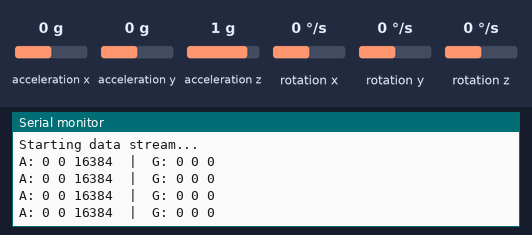
This sketch was run on a simulated ESP32. Shown: the last lines printed to the serial monitor. The test bench sets the inputs (shaded band); at power-on: acceleration x 0 g, acceleration y 0 g, acceleration z 1 g, rotation x 0 °/s, rotation y 0 °/s, rotation z 0 °/s. WiFi joins after 1.5 s; servers stay silent unless stated.

Above: at 3.8 s.
3.9 s: acceleration x set to -1.4 g
At 4.29 s:
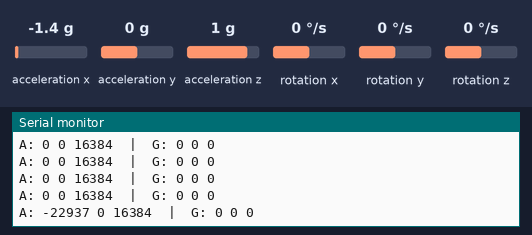
5.4 s: acceleration y set to -1.4 g
At 5.54 s:
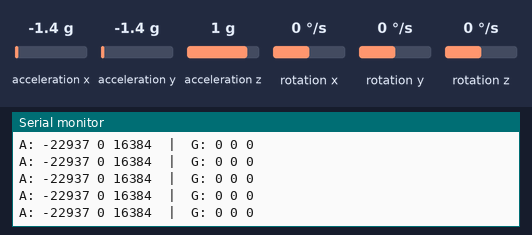
6.9 s: acceleration z set to -1.4 g
At 7.04 s:
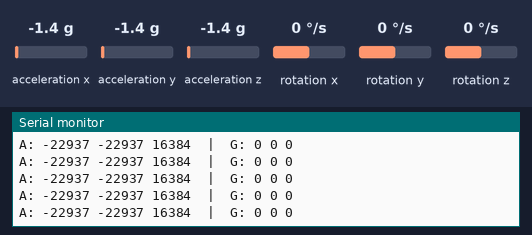
8.4 s: rotation x set to -192 °/s
At 8.54 s:
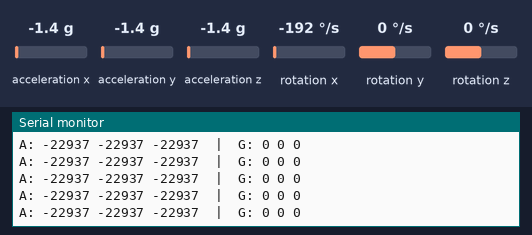
9.9 s: rotation y set to -192 °/s
At 10.04 s:
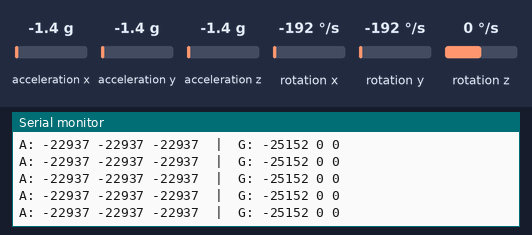

Measured:
- after the input at 3.9 s, the serial monitor: prints a new line after 0.21 s (image 1)

The sketch:

mpu_working.ino
```cpp
// mpu_udp_stream.ino
#include <Wire.h>
#include "I2Cdev.h"
#include "MPU6050.h"
#include <WiFi.h>
#include <WiFiUdp.h>

MPU6050 mpu;
WiFiUDP udp;

// --- NETWORK ---
const char* ssid     = "Redmi Note 13 Pro+ 5G";
const char* password = "nahidunga";
const char* hostIP   = "10.129.90.199"; // set to laptop IP
const uint16_t hostPort = 5005;

// timing
const unsigned long SAMPLE_INTERVAL = 5; // 5ms = 200 Hz
unsigned long lastSample = 0;

void setup() {
  Serial.begin(115200);
  delay(1000);
  Wire.begin(21, 22); // explicit SDA=21, SCL=22 for ESP32
  Serial.println("Initializing MPU6050...");
  mpu.initialize();
  if (mpu.testConnection()) {
    Serial.println("MPU6050 connected!");
  } else {
    Serial.println("MPU6050 NOT connected!");
  }

  // Connect to WiFi
  Serial.print("Connecting to WiFi");
  WiFi.begin(ssid, password);
  unsigned long t0 = millis();
  while (WiFi.status() != WL_CONNECTED && millis() - t0 < 10000) {
    delay(200);
    Serial.print('.');
  }
  Serial.println();

  if (WiFi.status() == WL_CONNECTED) {
    Serial.println("WiFi connected!");
    Serial.print("IP address: ");
    Serial.println(WiFi.localIP());
    Serial.print("Sending data to: ");
    Serial.print(hostIP);
    Serial.print(":");
    Serial.println(hostPort);
  } else {
    Serial.println("WiFi not connected (continuing)");
  }

  lastSample = millis();
  Serial.println("Starting data stream...");
}

void loop() {
  unsigned long now = millis();
  if (now - lastSample < SAMPLE_INTERVAL) return;
  lastSample = now;

  int16_t ax, ay, az, gx, gy, gz;
  mpu.getMotion6(&ax, &ay, &az, &gx, &gy, &gz);

  // Convert to physical units
  // Accel: +/-2g range, 16384 LSB/g
  float ax_ms2 = (float)ax / 16384.0 * 9.80665;
  float ay_ms2 = (float)ay / 16384.0 * 9.80665;
  float az_ms2 = (float)az / 16384.0 * 9.80665;

  // Gyro: +/-250 deg/s range, 131 LSB/(deg/s)
  float gx_dps = (float)gx / 131.0;
  float gy_dps = (float)gy / 131.0;
  float gz_dps = (float)gz / 131.0;

  // Build JSON message
  String msg = "{";
  msg += "\"ax\":" + String(ax_ms2, 3) + ",";
  msg += "\"ay\":" + String(ay_ms2, 3) + ",";
  msg += "\"az\":" + String(az_ms2, 3) + ",";
  msg += "\"gx\":" + String(gx_dps, 3) + ",";
  msg += "\"gy\":" + String(gy_dps, 3) + ",";
  msg += "\"gz\":" + String(gz_dps, 3) + ",";
  msg += "\"t\":" + String(millis());
  msg += "}";

  // Send UDP if WiFi connected
  if (WiFi.status() == WL_CONNECTED) {
    udp.beginPacket(hostIP, hostPort);
    udp.write((const uint8_t*)msg.c_str(), msg.length());
    udp.endPacket();
  }

  // Print to serial every 50 samples (~250ms)
  static int count = 0;
  if (++count >= 50) {
    Serial.print("A: "); Serial.print(ax); Serial.print(" ");
    Serial.print(ay); Serial.print(" ");
    Serial.print(az); Serial.print("  |  G: ");
    Serial.print(gx); Serial.print(" "); Serial.print(gy); Serial.print(" ");
    Serial.println(gz);
    count = 0;
  }
}
```

touch_sensor.cpp
```cpp
#define TOUCH_PIN 15

void setup() {
  Serial.begin(115200);
  pinMode(TOUCH_PIN, INPUT);
}

void loop() {
  int val = digitalRead(TOUCH_PIN);
  if (val == HIGH) {
    Serial.println("Touched!");
  } else {
    Serial.println("Not touched");
  }
  delay(100);
}
```

touch_sensor_5.cpp
```cpp
// Your pins
#define S1 15   // Already using
#define S2 4
#define S3 18
#define S4 19
#define S5 21

void setup() {
  Serial.begin(115200);

  pinMode(S1, INPUT);
  pinMode(S2, INPUT);
  pinMode(S3, INPUT);
  pinMode(S4, INPUT);
  pinMode(S5, INPUT);

  Serial.println("Touch sensors initialized...");
}

void loop() {

  int v1 = digitalRead(S1);
  int v2 = digitalRead(S2);
  int v3 = digitalRead(S3);
  int v4 = digitalRead(S4);
  int v5 = digitalRead(S5);

  Serial.print("S1: "); Serial.print(v1);
  Serial.print("  S2: "); Serial.print(v2);
  Serial.print("  S3: "); Serial.print(v3);
  Serial.print("  S4: "); Serial.print(v4);
  Serial.print("  S5: "); Serial.println(v5);

  delay(150);
}
```
